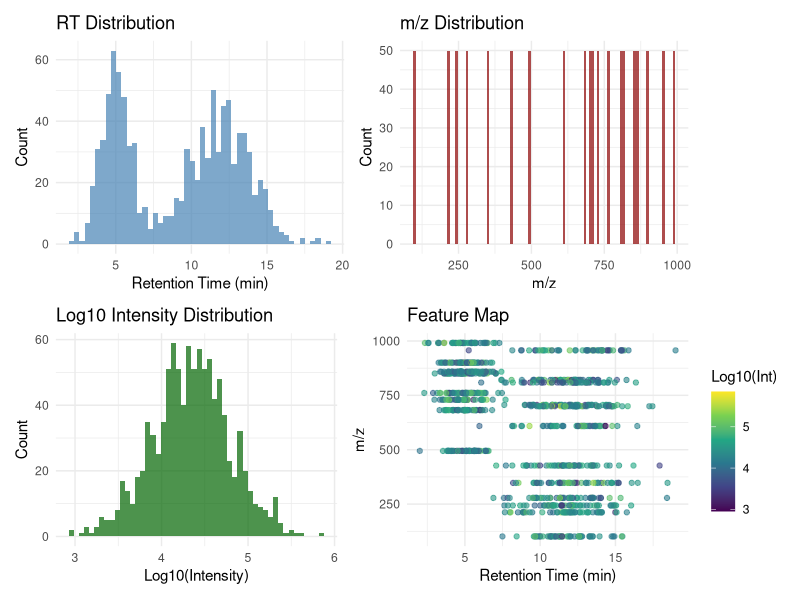
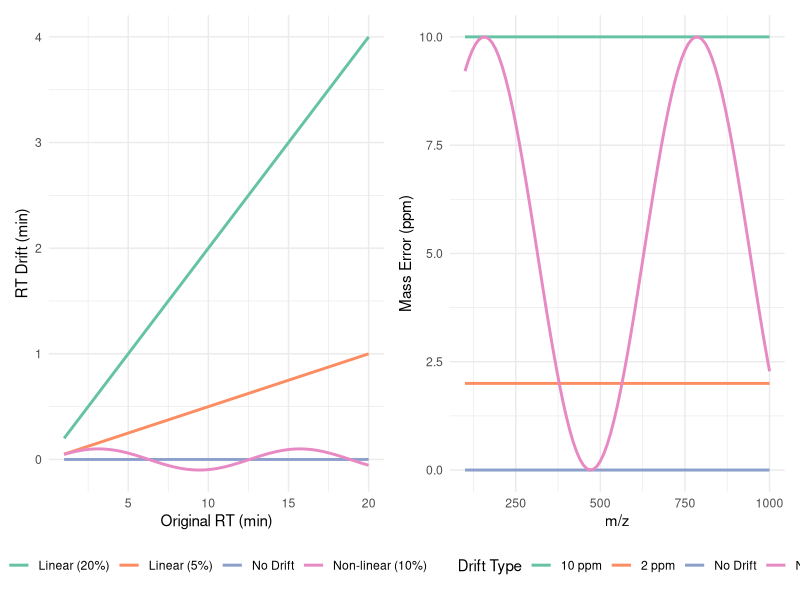

Generate these figures, in order, with R:
## ---- chunk 1
#| include: false
library(tidyverse)
library(patchwork)
## ---- chunk 2
#| fig-width: 12
#| fig-height: 8
#| layout-ncol: 2
# Generate example feature data
set.seed(42)
n_features <- 1000

# RT distribution (normal mixture)
rt <- c(
  rnorm(n_features * 0.4, mean = 5, sd = 1),
  rnorm(n_features * 0.6, mean = 12, sd = 2)
)

# m/z clusters
n_clusters <- 20
cluster_centers <- runif(n_clusters, 100, 1000)
mz <- unlist(lapply(cluster_centers, function(center) {
  rnorm(n_features / n_clusters, mean = center, sd = 0.1)
}))

# Log-normal intensity distribution
intensity <- rlnorm(n_features, meanlog = 10, sdlog = 1)

# Create plots
features_df <- tibble(
  RT = rt,
  MZ = mz,
  Intensity = intensity
)

# RT distribution
p1 <- ggplot(features_df, aes(x = RT)) +
  geom_histogram(bins = 50, fill = "steelblue", alpha = 0.7) +
  labs(
    title = "RT Distribution",
    x = "Retention Time (min)",
    y = "Count"
  ) +
  theme_minimal()

# m/z distribution
p2 <- ggplot(features_df, aes(x = MZ)) +
  geom_histogram(bins = 100, fill = "darkred", alpha = 0.7) +
  labs(
    title = "m/z Distribution",
    x = "m/z",
    y = "Count"
  ) +
  theme_minimal()

# Intensity distribution
p3 <- ggplot(features_df, aes(x = log10(Intensity))) +
  geom_histogram(bins = 50, fill = "darkgreen", alpha = 0.7) +
  labs(
    title = "Log10 Intensity Distribution",
    x = "Log10(Intensity)",
    y = "Count"
  ) +
  theme_minimal()

# RT vs m/z scatter
p4 <- ggplot(features_df, aes(x = RT, y = MZ, color = log10(Intensity))) +
  geom_point(alpha = 0.6) +
  scale_color_viridis_c() +
  labs(
    title = "Feature Map",
    x = "Retention Time (min)",
    y = "m/z",
    color = "Log10(Int)"
  ) +
  theme_minimal()

(p1 + p2) / (p3 + p4)
## ---- chunk 3
#| fig-width: 12
#| fig-height: 5
#|
# Create example data with different drift patterns
# Create base RT values
rt <- seq(1, 20, by = 0.1)

# Create different RT drift scenarios
rt_data <- tibble(
  RT = rt,
  `No Drift` = RT,
  `Linear (5%)` = RT * 1.05,
  `Linear (20%)` = RT * 1.20,
  `Non-linear (10%)` = RT + 0.1 * sin(RT * 0.5)
) %>%
  pivot_longer(-RT, names_to = "Drift_Type", values_to = "Drifted_RT")

# Create base m/z values
mz <- seq(100, 1000, by = 10)

# Create different mass drift scenarios
mz_data <- tibble(
  MZ = mz,
  `No Drift` = MZ,
  `2 ppm` = MZ * (1 + 2e-6),
  `10 ppm` = MZ * (1 + 10e-6),
  `Non-linear (5 ppm)` = MZ * (1 + 5e-6 * (1 + sin(MZ / 100)))
) %>%
  pivot_longer(-MZ, names_to = "Drift_Type", values_to = "Drifted_MZ") %>%
  mutate(PPM_Error = (Drifted_MZ - MZ) / MZ * 1e6)

# RT drift plot
rt_plot <- ggplot(rt_data, aes(x = RT, y = Drifted_RT - RT, color = Drift_Type)) +
  geom_line(linewidth = 1) +
  labs(
    x = "Original RT (min)",
    y = "RT Drift (min)",
    color = "Drift Type"
  ) +
  theme_minimal() +
  theme(legend.position = "bottom") +
  scale_color_brewer(palette = "Set2")

# Mass drift plot
mz_plot <- ggplot(mz_data, aes(x = MZ, y = PPM_Error, color = Drift_Type)) +
  geom_line(linewidth = 1) +
  labs(
    x = "m/z",
    y = "Mass Error (ppm)",
    color = "Drift Type"
  ) +
  theme_minimal() +
  theme(legend.position = "bottom") +
  scale_color_brewer(palette = "Set2")

# Combine plots
rt_plot + mz_plot +
  plot_layout(guides = "collect") &
  theme(legend.position = "bottom")
